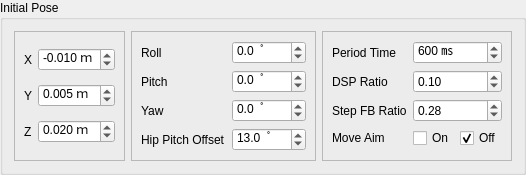
       <widget class="QGroupBox" name="groupBox_init_pose">
        <property name="title">
         <string>Initial Pose</string>
        </property>
        <layout class="QHBoxLayout" name="horizontalLayout_3">
         <item>
          <widget class="QFrame" name="frame_2">
           <property name="frameShape">
            <enum>QFrame::StyledPanel</enum>
           </property>
           <property name="frameShadow">
            <enum>QFrame::Raised</enum>
           </property>
           <layout class="QGridLayout" name="gridLayout_4">
            <item row="0" column="1" colspan="2">
             <widget class="QDoubleSpinBox" name="dSpinBox_init_offset_x">
              <property name="suffix">
               <string extracomment="m"> ｍ</string>
              </property>
              <property name="decimals">
               <number>3</number>
              </property>
              <property name="minimum">
               <double>-1.000000000000000</double>
              </property>
              <property name="maximum">
               <double>1.000000000000000</double>
              </property>
              <property name="singleStep">
               <double>0.001000000000000</double>
              </property>
              <property name="value">
               <double>-0.010000000000000</double>
              </property>
             </widget>
            </item>
            <item row="1" column="0">
             <widget class="QLabel" name="label_12">
              <property name="text">
               <string>Y</string>
              </property>
             </widget>
            </item>
            <item row="2" column="1" colspan="2">
             <widget class="QDoubleSpinBox" name="dSpinBox_init_offset_z">
              <property name="suffix">
               <string extracomment="m"> ｍ</string>
              </property>
              <property name="decimals">
               <number>3</number>
              </property>
              <property name="minimum">
               <double>-1.000000000000000</double>
              </property>
              <property name="maximum">
               <double>1.000000000000000</double>
              </property>
              <property name="singleStep">
               <double>0.001000000000000</double>
              </property>
              <property name="value">
               <double>0.020000000000000</double>
              </property>
             </widget>
            </item>
            <item row="0" column="0">
             <widget class="QLabel" name="label_11">
              <property name="text">
               <string>X</string>
              </property>
             </widget>
            </item>
            <item row="2" column="0">
             <widget class="QLabel" name="label_13">
              <property name="text">
               <string>Z</string>
              </property>
             </widget>
            </item>
            <item row="1" column="1" colspan="2">
             <widget class="QDoubleSpinBox" name="dSpinBox_init_offset_y">
              <property name="suffix">
               <string extracomment="m"> ｍ</string>
              </property>
              <property name="decimals">
               <number>3</number>
              </property>
              <property name="minimum">
               <double>-1.000000000000000</double>
              </property>
              <property name="maximum">
               <double>1.000000000000000</double>
              </property>
              <property name="singleStep">
               <double>0.001000000000000</double>
              </property>
              <property name="value">
               <double>0.005000000000000</double>
              </property>
             </widget>
            </item>
           </layout>
          </widget>
         </item>
         <item>
          <widget class="QFrame" name="frame">
           <property name="frameShape">
            <enum>QFrame::StyledPanel</enum>
           </property>
           <property name="frameShadow">
            <enum>QFrame::Raised</enum>
           </property>
           <layout class="QGridLayout" name="gridLayout_8">
            <item row="1" column="1" colspan="2">
             <widget class="QDoubleSpinBox" name="dSpinBox_init_offset_pitch">
              <property name="suffix">
               <string>  ﾟ</string>
              </property>
              <property name="decimals">
               <number>1</number>
              </property>
              <property name="minimum">
               <double>-180.000000000000000</double>
              </property>
              <property name="maximum">
               <double>180.000000000000000</double>
              </property>
             </widget>
            </item>
            <item row="3" column="1" colspan="2">
             <widget class="QDoubleSpinBox" name="dSpinBox_hip_pitch_offset">
              <property name="suffix">
               <string>  ﾟ</string>
              </property>
              <property name="decimals">
               <number>1</number>
              </property>
              <property name="minimum">
               <double>-180.000000000000000</double>
              </property>
              <property name="maximum">
               <double>180.000000000000000</double>
              </property>
              <property name="value">
               <double>13.000000000000000</double>
              </property>
             </widget>
            </item>
            <item row="0" column="0">
             <widget class="QLabel" name="label_10">
              <property name="text">
               <string>Roll</string>
              </property>
             </widget>
            </item>
            <item row="1" column="0">
             <widget class="QLabel" name="label_14">
              <property name="text">
               <string>Pitch</string>
              </property>
             </widget>
            </item>
            <item row="2" column="1" colspan="2">
             <widget class="QDoubleSpinBox" name="dSpinBox_init_offset_yaw">
              <property name="suffix">
               <string>  ﾟ</string>
              </property>
              <property name="decimals">
               <number>1</number>
              </property>
              <property name="minimum">
               <double>-180.000000000000000</double>
              </property>
              <property name="maximum">
               <double>180.000000000000000</double>
              </property>
             </widget>
            </item>
            <item row="3" column="0">
             <widget class="QLabel" name="label_33">
              <property name="text">
               <string>Hip Pitch Offset</string>
              </property>
             </widget>
            </item>
            <item row="2" column="0">
             <widget class="QLabel" name="label_15">
              <property name="text">
               <string>Yaw</string>
              </property>
             </widget>
            </item>
            <item row="0" column="1" colspan="2">
             <widget class="QDoubleSpinBox" name="dSpinBox_init_offset_roll">
              <property name="suffix">
               <string>  ﾟ</string>
              </property>
              <property name="decimals">
               <number>1</number>
              </property>
              <property name="minimum">
               <double>-180.000000000000000</double>
              </property>
              <property name="maximum">
               <double>180.000000000000000</double>
              </property>
             </widget>
            </item>
           </layout>
          </widget>
         </item>
         <item>
          <widget class="QFrame" name="frame_3">
           <property name="frameShape">
            <enum>QFrame::StyledPanel</enum>
           </property>
           <property name="frameShadow">
            <enum>QFrame::Raised</enum>
           </property>
           <layout class="QGridLayout" name="gridLayout_9">
            <item row="0" column="0">
             <widget class="QLabel" name="label_16">
              <property name="text">
               <string>Period Time</string>
              </property>
             </widget>
            </item>
            <item row="1" column="0">
             <widget class="QLabel" name="label_18">
              <property name="text">
               <string>DSP Ratio</string>
              </property>
             </widget>
            </item>
            <item row="2" column="0">
             <widget class="QLabel" name="label_19">
              <property name="text">
               <string>Step FB Ratio</string>
              </property>
             </widget>
            </item>
            <item row="3" column="0">
             <widget class="QLabel" name="label_23">
              <property name="text">
               <string>Move Aim</string>
              </property>
             </widget>
            </item>
            <item row="3" column="1">
             <widget class="QCheckBox" name="checkBox_move_aim_on">
              <property name="text">
               <string>On</string>
              </property>
              <attribute name="buttonGroup">
               <string notr="true">buttonGroup_move_aim_on</string>
              </attribute>
             </widget>
            </item>
            <item row="3" column="2">
             <widget class="QCheckBox" name="checkBox_move_aim_off">
              <property name="text">
               <string>Off</string>
              </property>
              <property name="checked">
               <bool>true</bool>
              </property>
              <attribute name="buttonGroup">
               <string notr="true">buttonGroup_move_aim_on</string>
              </attribute>
             </widget>
            </item>
            <item row="2" column="1" colspan="2">
             <widget class="QDoubleSpinBox" name="dSpinBox_step_fb_ratio">
              <property name="maximum">
               <double>1.000000000000000</double>
              </property>
              <property name="singleStep">
               <double>0.100000000000000</double>
              </property>
              <property name="value">
               <double>0.280000000000000</double>
              </property>
             </widget>
            </item>
            <item row="1" column="1" colspan="2">
             <widget class="QDoubleSpinBox" name="dSpinBox_dsp_ratio">
              <property name="maximum">
               <double>1.000000000000000</double>
              </property>
              <property name="singleStep">
               <double>0.100000000000000</double>
              </property>
              <property name="value">
               <double>0.100000000000000</double>
              </property>
             </widget>
            </item>
            <item row="0" column="1" colspan="2">
             <widget class="QDoubleSpinBox" name="dSpinBox_period_time">
              <property name="suffix">
               <string> ㎳</string>
              </property>
              <property name="decimals">
               <number>0</number>
              </property>
              <property name="maximum">
               <double>5000.000000000000000</double>
              </property>
              <property name="singleStep">
               <double>10.000000000000000</double>
              </property>
              <property name="value">
               <double>600.000000000000000</double>
              </property>
             </widget>
            </item>
           </layout>
          </widget>
         </item>
        </layout>
       </widget>
